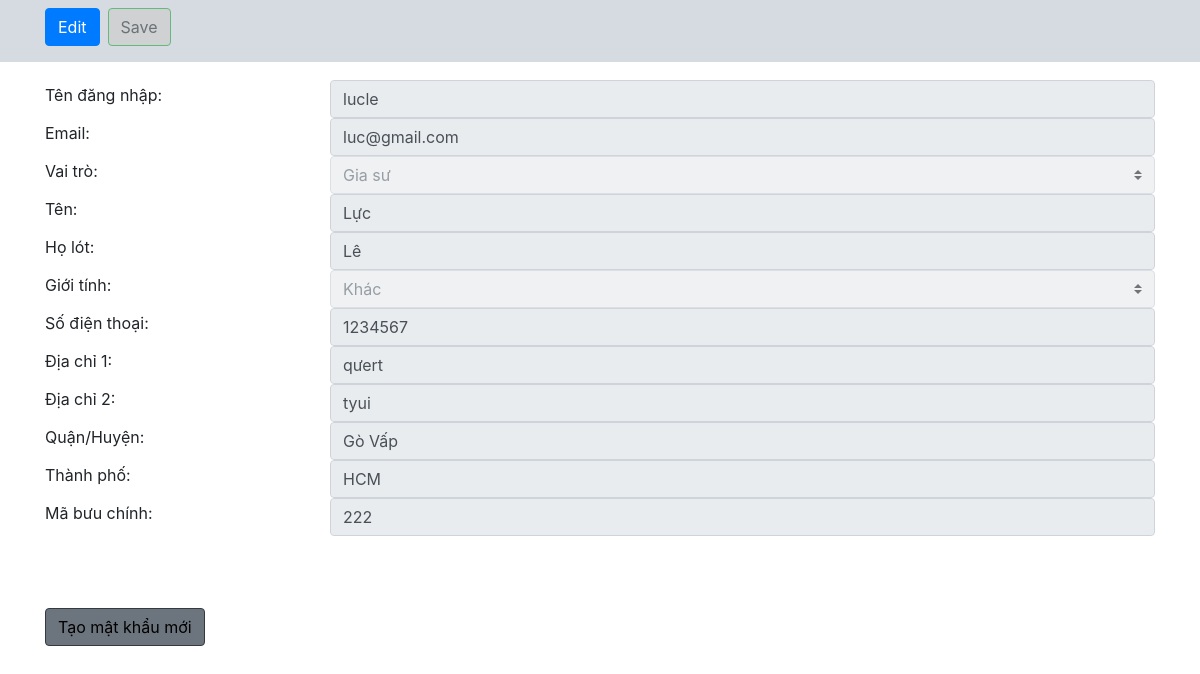
The page /multi_login/admin/show_user_info.php?user_id=3 (signed in) on the database as committed earlier.
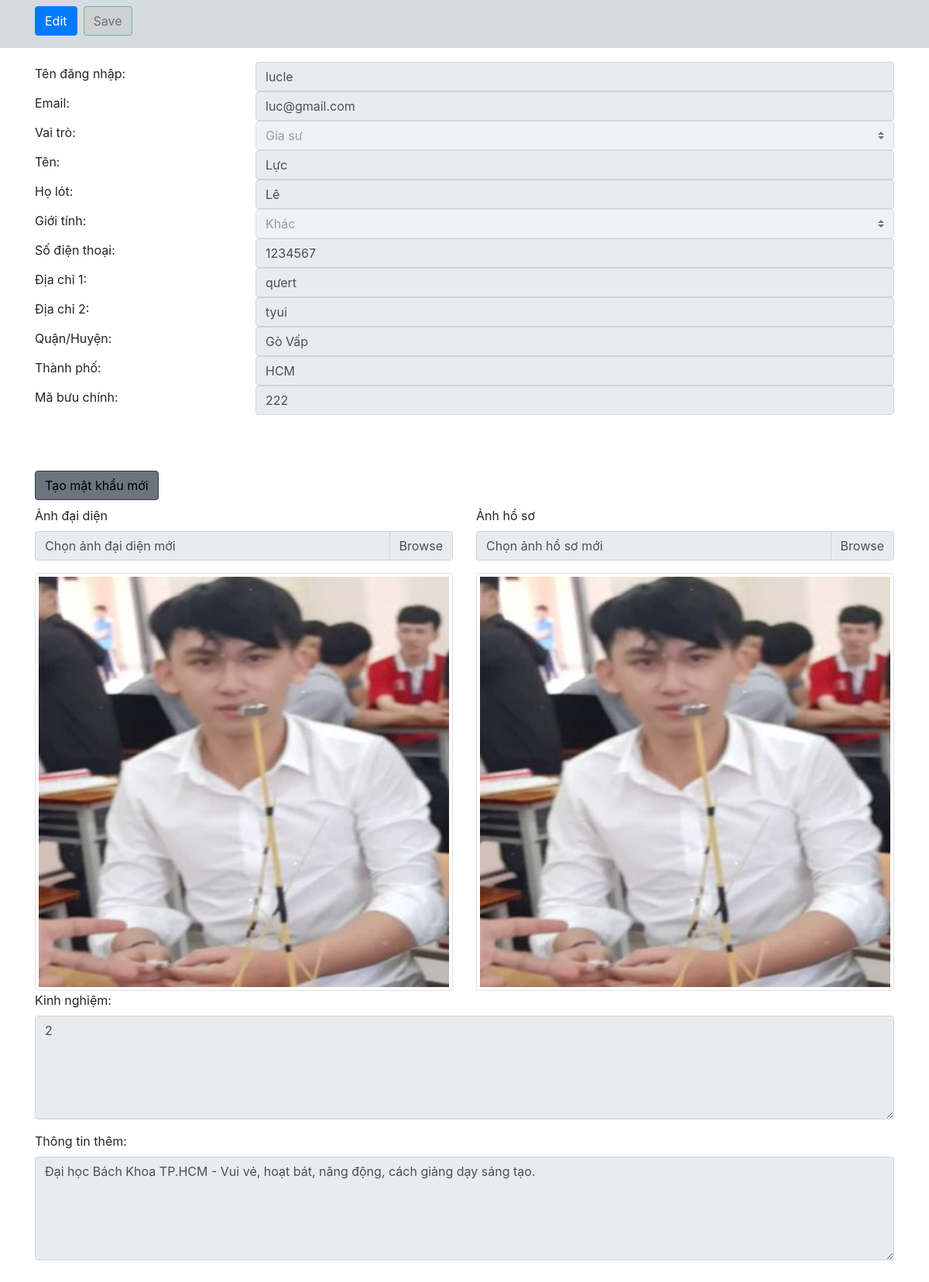
The same page on the database as committed later.
### tables this page shows
CREATE TABLE `users_info` ( 
    `user_info_id` int(10) NOT NULL AUTO_INCREMENT,
    `first_name` varchar(100), 
    `last_name` varchar(100), 
    `gender` varchar(100), 
    `phone_number` varchar(100), 
    `address_1` varchar(100), 
    `address_2` varchar(100),
    `district`varchar(100),
    `city`  varchar(100),
    `post_code` varchar(100),
    `user_id` int(10), 
    FOREIGN KEY(user_id) REFERENCES users(id)
    ON DELETE CASCADE,
    PRIMARY KEY (user_info_id) );

CREATE TABLE `users` ( 
    `id` int(10) NOT NULL AUTO_INCREMENT, 
    `username` varchar(100) NOT NULL, 
    `email` varchar(100) NOT NULL, 
    `password` varchar(100) NOT NULL, 
    `user_type` varchar(100) NOT NULL , 
    PRIMARY KEY (id) );

CREATE TABLE `tutor_profile` ( 
    `tutor_profile_id` int(10) NOT NULL AUTO_INCREMENT,
    `experience` varchar(100), 
    `info` varchar(100), 
    `avatar_image` varchar(100) , 
    `profile_image` varchar(100) , 
    `user_id` int(10), 
    FOREIGN KEY(user_id) REFERENCES users(id)         
    ON DELETE CASCADE,
    PRIMARY KEY (tutor_profile_id) );

### multi_login/admin/show_user_info.php (the view, shortened to what this page needs)
<?php require "../config.php"; ?>
<?php
$user_id = $_GET['user_id'];
?>
<?php
include('../functions/functions.php');
$target_dir_profile = "../../resource/img_profile/";
$target_dir_avatar = "../../resource/img_avatar/";
?>
<!DOCTYPE html>
<html lang="en" class="user-info">
<head>
    <link rel="stylesheet" href="https://cdn.jsdelivr.net/npm/bootstrap@4.5.3/dist/css/bootstrap.min.css">
    <link rel="stylesheet" href="https://netdna.bootstrapcdn.com/font-awesome/4.0.3/css/font-awesome.css">
    <link rel="stylesheet" href="./style.css">
</head>
<body>
    <div class="container mb-5">
        <nav class="navbar fixed-top navbar-light" style="background-color: #d6dbe1;">
            <div class="container mb-2">
                <div class="row">
                    <div class="col-sm-12 d-flex justify-content-end align-items-center">
                        <button onclick="enableEdit('input-info');" class="btn btn-primary mr-2" name="button-edit">Edit
                        </button>
                        <button disabled onclick="confirmSaveInfo()" type="submit" class="btn btn-success btn-outline-dark" id="save" name="btn-save" style="background-color: #ccc">Save
                        </button>
                    </div>
                </div>
            </div>
        </nav>
    </div>
    <form style="margin-top: 5rem;" class="edit-form" method="POST" onsubmit="event.preventDefault()">
        <?php
        $sql = "SELECT * FROM users, users_info WHERE user_id=$user_id AND id=$user_id";
        $result = mysqli_query($con, $sql);
        if (mysqli_num_rows($result) > 0) {
            while ($row = mysqli_fetch_array($result, MYSQLI_ASSOC)) { ?>
                <div class="container form-group">
                    <div class="row">
                        <div class="col-sm-3 d-flex justify-content-start align-items-center">
                            <label for="username">Tên đăng nhập:</label>
                        </div>
                        <div class="col-sm-9">
                            <input name="username" id="username" class="input-info form-control" disabled type="text" value="<?php echo $row['username'] ?>">
                        </div>
                        <div class="col-sm-3 d-flex justify-content-start align-items-center">
                            <label for="email">Email:</label>
                        </div>
                        <div class="col-sm-9">
                            <input name="email" id="email" class="input-info form-control" disabled type="email" value="<?php echo $row['email'] ?>">
                        </div>
                        <div class="col-sm-3 d-flex justify-content-start align-items-center">
                            <label for="user_type">Vai trò:</label>
                        </div>
                        <div class="col-sm-9">
                            <?php
                            if (strval($row['user_type']) == 'tutor') { ?>
                                <select onchange="changeUserTypeShow();" name="user_type" id="<?php echo $row['id'] ?>" class="input-info user_type-class custom-select" disabled>
                                    <option selected value="tutor">Gia sư</option>
                                </select>
                            <?php
                            } else if (strval($row['user_type']) == 'user') { ?>
                                <select onchange="changeUserTypeShow();" name="user_type" id="<?php echo $row['id'] ?>" class="input-info user_type-class custom-select" disabled>
                                    <option value="tutor">Gia sư</option>
                                    <option selected value="user">Học viên</option>
                                </select>
                            <?php
                            }
                            ?>
                        </div>
                        <div class="col-sm-3 d-flex justify-content-start align-items-center">
                            <label for="fname">Tên:</label>
                        </div>
                        <div class="col-sm-9">
                            <input name="fname" id="fname" class="input-info form-control" disabled type="text" value="<?php echo $row['first_name'] ?>">
                        </div>
                        <div class="col-sm-3 d-flex justify-content-start align-items-center">
                            <label for="lname">Họ lót:</label>
                        </div>
                        <div class="col-sm-9">
                            <input name="lname" id="lname" class="input-info form-control" disabled type="text" value="<?php echo $row['last_name'] ?>">
                        </div>
                        <div class="col-sm-3 d-flex justify-content-start align-items-center">
                            <label for="gender">Giới tính:</label>
                        </div>
                        <div class="col-sm-9">
                            <?php
                            if (strval($row['gender']) == 'male') { ?>
                                <select name="gender" id="gender" class="input-info gender-class custom-select" disabled>
                                    <option selected value="male">Nam</option>
                                    <option value="female">Nữ</option>
                                    <option value="other">Khác</option>
                                </select>
                            <?php
                            } else { ?>
                                <select name="gender" id="gender" class="input-info gender-class custom-select" disabled>
                                    <option selected value="other">Khác</option>
                                </select>
                            <?php
                            }
                            ?>
                        </div>
                        <div class="col-sm-3 d-flex justify-content-start align-items-center">
                            <label for="phone_number">Số điện thoại:</label>
                        </div>
                        <div class="col-sm-9">
                            <input name="phone_number" id="phone_number" class="input-info form-control" disabled type="number" value="<?php echo $row['phone_number'] ?>">
                        </div>
                        <div class="col-sm-3 d-flex justify-content-start align-items-center">
                            <label for="address_1">Địa chỉ 1:</label>
                        </div>
                        <div class="col-sm-9">
                            <input name="address_1" id="address_1" class="input-info form-control" disabled type="text" value="<?php echo $row['address_1'] ?>">
                        </div>
                        <div class="col-sm-3 d-flex justify-content-start align-items-center">
                            <label for="address_2">Địa chỉ 2:</label>
                        </div>
                        <div class="col-sm-9">
                            <input name="address_2" id="address_2" class="input-info form-control" disabled type="text" value="<?php echo $row['address_2'] ?>">
                        </div>
                        <div class="col-sm-3 d-flex justify-content-start align-items-center">
                            <label for="district">Quận/Huyện:</label>
                        </div>
                        <div class="col-sm-9">
                            <input name="district" id="district" class="input-info form-control" disabled type="text" value="<?php echo $row['district'] ?>">
                        </div>
                        <div class="col-sm-3 d-flex justify-content-start align-items-center">
                            <label for="city">Thành phố:</label>
                        </div>
                        <div class="col-sm-9">
                            <input name="city" id="city" class="input-info form-control" disabled type="text" value="<?php echo $row['city'] ?>">
                        </div>
                        <div class="col-sm-3 d-flex justify-content-start align-items-center">
                            <label for="post_code">Mã bưu chính:</label>
                        </div>
                        <div class="col-sm-9">
                            <input name="post_code" id="post_code" class="input-info form-control" disabled type="number" value="<?php echo $row['post_code'] ?>">
                        </div>
                    </div>
                    <div></div><br><br><br>
                    <div>
                        <div class="row">
                            <div class="col-sm-3">
                                <div>
                                    <input class="btn btn-secondary btn-outline-dark" name="new_password" id="new_password" type="button" style="color: black" value="Tạo mật khẩu mới" onclick="
                                    loadFile('new-password', 'form_create_password.php');
                                    document.getElementById('new_password').setAttribute('disabled', true);">
                                </div>
                            </div>
                            <div class="col-sm-9">
                            </div>
                        </div>
                    </div>
                    <div class="show_profile">
                        <?php
                        if ($row['user_type'] == 'tutor') {
                            $sql = "SELECT * FROM tutor_profile WHERE user_id=$user_id";
                            $result = mysqli_query($con, $sql);
                            if (mysqli_num_rows($result) > 0) {
                                while ($row = mysqli_fetch_array($result, MYSQLI_ASSOC)) { ?>
                                    <div class="row">
                                        <div class="col-sm-6 d-flex justify-content-start mt-2">
                                            <label for="avatar_image">Ảnh đại diện</label>
                                        </div>
                                        <div class="col-sm-6 d-flex justify-content-start mt-2">
                                            <label for=" profile_image">Ảnh hồ sơ</label>
                                        </div>
                                        <div class="col-sm-6">
                                            <div class="custom-file mb-3">
                                                <label class="custom-file-label" for="avatar_image">Chọn ảnh đại diện mới</label>
                                            </div>
                                            <div class="img-container">
                                                <img class="ava-pro-img-format img-fluid img-thumbnail" id="avatar_image_1" src="<?php echo $row['avatar_image'] ?>" alt="avatar">
                                            </div>
                                        </div>
                                        <div class="col-sm-6">
                                            <div>
                                                <div class="custom-file mb-3">
                                                    <label class="custom-file-label" for="profile_image">Chọn ảnh hồ sơ mới</label>
                                                </div>
                                                <div class="img-container">
                                                    <img class="ava-pro-img-format img-fluid img-thumbnail" id="profile_image_1" src="<?php echo $row['profile_image'] ?>" alt="profile">
                                                </div>
                                            </div>
                                        </div>
                                        <div class="col-sm-12">
                                            <div class="form-group">
                                                <label for="experience">Kinh nghiệm:</label>
                                                <textarea class="form-control input-info experience" disabled rows="5" name="experience"><?php echo $row['experience']; ?></textarea>
                                            </div>
                                        </div>
                                        <div class="col-sm-12">
                                            <div class="form-group">
                                                <label for="info">Thông tin thêm:</label>
                                                <textarea class="form-control input-info info" disabled rows="5" name="info"><?php echo $row['info']; ?></textarea>
                                            </div>
                                        </div>
                                    </div>
                                    <?php
                                }
                            } else {
                                $sql = "INSERT INTO tutor_profile (experience, info, avatar_image, profile_image, user_id)
                                    VALUES('', '', '$target_dir_avatar', '$target_dir_profile', $user_id)";
                                $result = mysqli_query($con, $sql);
                                $sql = "SELECT * FROM tutor_profile WHERE user_id=$user_id";
                                $result = mysqli_query($con, $sql);
                                    ?>
                <?php
                            }
                        }
                    }
                }
                ?>
                    </div>
                </div>
    </form>
</body>
</html>

### multi_login/admin/show_user_info.php (style rules this page uses)
.ava-pro-img-format { position: absolute; top: 0; bottom: 0; left: 0; right: 0; width: 100%; height: 100%; object-position: center; }
.img-container { position: relative; width: 100%; }
.img-container::after { content: ""; display: block; padding-bottom: 100%; }

Rows that differ between the two databases and show on the page:
added tutor_profile: avatar_image (picture), profile_image (picture), experience "2", info "Đại học Bách Khoa TP.HCM - Vui vẻ, hoạt bát, năng động, cách giảng dạy sáng tạo."
